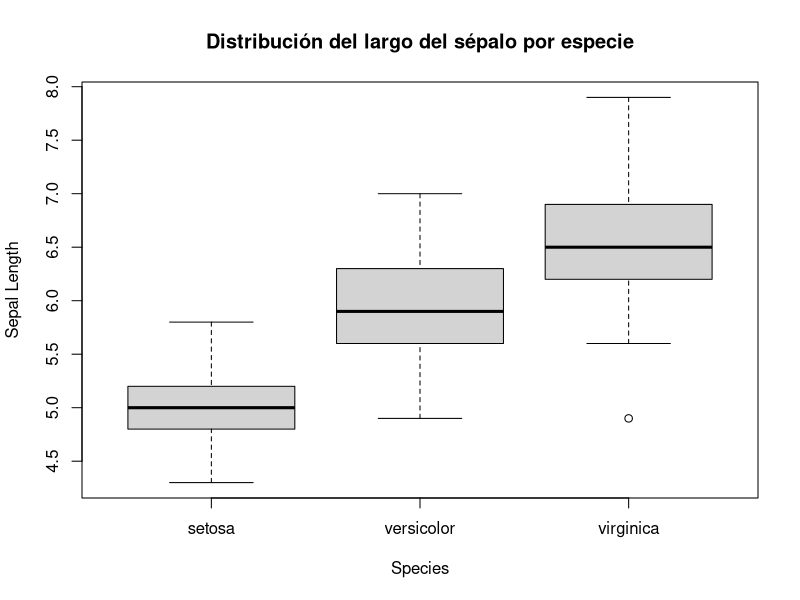

This chart was generated by the following R code:
# ===============================
# Análisis descriptivo básico
# Dataset: iris
# ===============================

# 1. Cargar el dataset (ya viene en R)
data(iris)

# 2. Ver las primeras filas
head(iris)

# 3. Dimensiones del dataset
dim(iris)

# 4. Nombres de las variables
names(iris)

# 5. Tipo de variables
str(iris)

# 6. Resumen estadístico general
summary(iris)

# 7. Medias por especie
media_por_especie <- aggregate(
  cbind(Sepal.Length, Sepal.Width, Petal.Length, Petal.Width) ~ Species,
  data = iris,
  FUN = mean
)

print(media_por_especie)

# 8. Desviación estándar de variables numéricas
desviacion <- sapply(
  iris[, 1:4],
  sd
)

print(desviacion)

# 9. Conteo de observaciones por especie
conteo_especies <- table(iris$Species)
print(conteo_especies)

# 10. Gráfico simple
boxplot(
  Sepal.Length ~ Species,
  data = iris,
  main = "Distribución del largo del sépalo por especie",
  ylab = "Sepal Length"
)